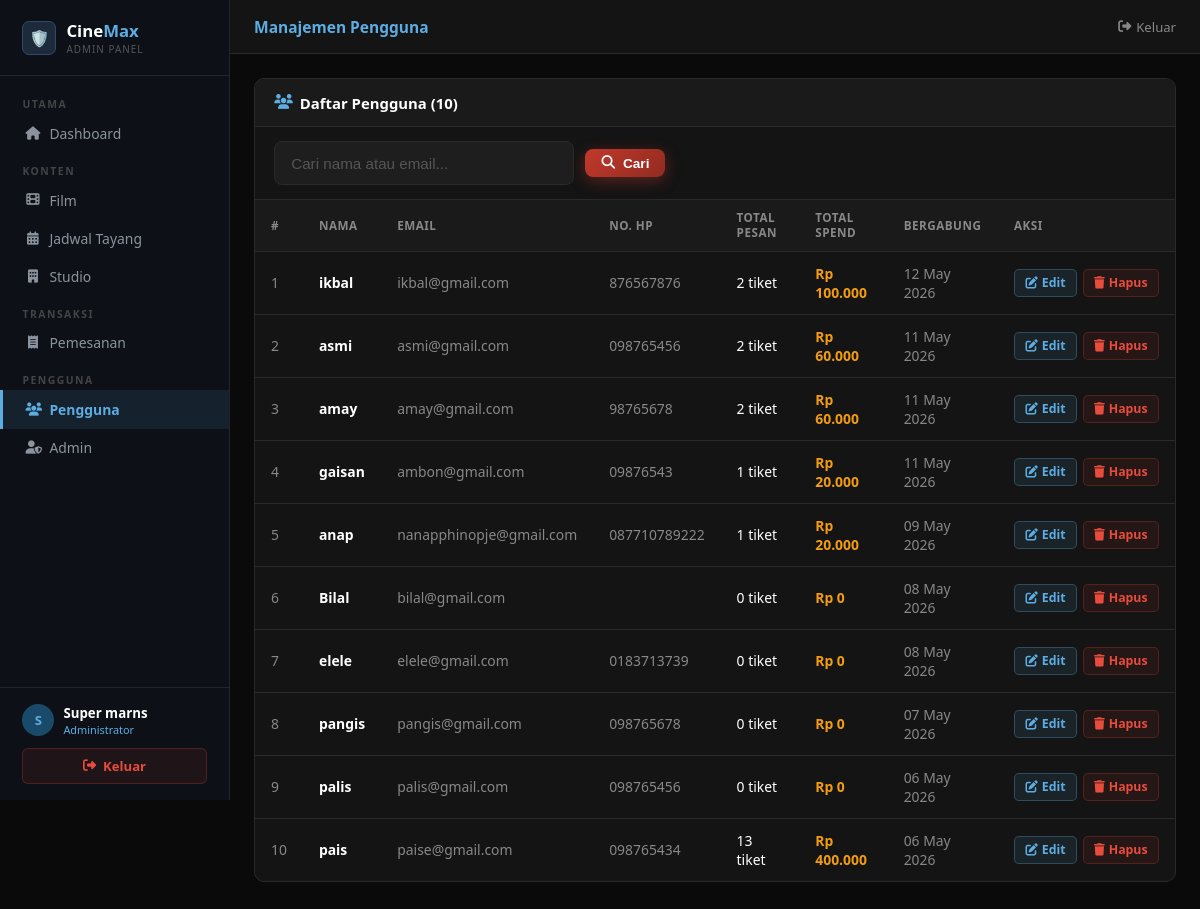
Screenshot of /bioskop/admin/users.php (signed in) with the database file from the repository.
### tables this page shows
CREATE TABLE `users` (
  `id` int(11) NOT NULL,
  `nama` varchar(100) NOT NULL,
  `email` varchar(100) NOT NULL,
  `password` varchar(255) NOT NULL,
  `no_hp` varchar(20) DEFAULT NULL,
  `created_at` timestamp NOT NULL DEFAULT current_timestamp()
);

### bioskop/admin/users.php (the view, shortened to what this page needs)
<?php
require_once '../config/database.php';
$cari  = trim($_GET['search'] ?? '');
$where = $cari ? "WHERE u.nama LIKE '%$cari%' OR u.email LIKE '%$cari%'" : "WHERE 1=1";
$daftar_user = $conn->query("
    SELECT u.*,
           COUNT(p.id) AS total_pesan,
           COALESCE(SUM(CASE WHEN p.status='confirmed' THEN p.total_harga ELSE 0 END), 0) AS total_spend
    FROM users u
    LEFT JOIN pemesanan p ON u.id = p.user_id
    $where
    GROUP BY u.id
    ORDER BY u.created_at DESC
");
include 'includes/header.php';
?>
<div class="box">
    <div class="box-header">
        <h3><i class="fas fa-users"></i> Daftar Pengguna (<?= $daftar_user->num_rows ?>)</h3>
    </div>
    <div class="filter-bar">
        <form method="GET" class="filter-form">
            <input type="text" name="search" class="form-control filter-input-xl"
                   placeholder="Cari nama atau email..." value="<?= htmlspecialchars($cari) ?>">
            <button type="submit" class="btn btn-primary btn-sm"><i class="fas fa-search"></i> Cari</button>
        </form>
    </div>
    <div class="tabel-wrap">
        <table class="tabel">
            <thead>
                <tr>
                    <th>#</th>
                    <th>Nama</th>
                    <th>Email</th>
                    <th>No. HP</th>
                    <th>Total Pesan</th>
                    <th>Total Spend</th>
                    <th>Bergabung</th>
                    <th>Aksi</th>
                </tr>
            </thead>
            <tbody>
                <?php $no = 1; while ($u = $daftar_user->fetch_assoc()): ?>
                <tr>
                    <td class="text-abu"><?= $no++ ?></td>
                    <td class="text-bold"><?= htmlspecialchars($u['nama']) ?></td>
                    <td class="text-abu"><?= htmlspecialchars($u['email']) ?></td>
                    <td class="text-abu"><?= htmlspecialchars($u['no_hp'] ?? '-') ?></td>
                    <td><?= $u['total_pesan'] ?> tiket</td>
                    <td class="text-kuning text-bold">Rp <?= number_format($u['total_spend'], 0, ',', '.') ?></td>
                    <td class="text-abu text-kecil"><?= date('d M Y', strtotime($u['created_at'])) ?></td>
                    <td>
                        <div class="aksi-group">
                            <a href="users.php?action=edit&id=<?= $u['id'] ?>" class="btn-edit"><i class="fas fa-edit"></i> Edit</a>
                            <a href="users.php?action=delete&id=<?= $u['id'] ?>" class="btn-hapus"
                               onclick="return confirm('Hapus pengguna <?= addslashes($u['nama']) ?>?')">
                                <i class="fas fa-trash"></i> Hapus
                            </a>
                        </div>
                    </td>
                </tr>
                <?php endwhile; ?>
            </tbody>
        </table>
    </div>
</div>
<?php include 'includes/footer.php'; ?>

### bioskop/assets/css/style.css (style rules this page uses)
:root { --primary: #c0392b; --primary-dark: #922b21; --primary-light: #e74c3c; --bg-dark: #0a0a0a; --bg-card: #141414; --bg-card2: #1a1a1a; --bg-input: #1e1e1e; --text-white: #ffffff; --text-gray: #aaaaaa; --text-light: #cccccc; --border: #2a2a2a; --border-red: #c0392b; --gold: #f39c12; --success: #27ae60; --shadow: 0 4px 20px rgba(192, 57, 43, 0.3); }
* { margin: 0; padding: 0; box-sizing: border-box; }
body { font-family: 'Segoe UI', Tahoma, Geneva, Verdana, sans-serif; background-color: var(--bg-dark); color: var(--text-white); min-height: 100vh; }
a { text-decoration: none; color: inherit; }
.btn { display: inline-flex; align-items: center; gap: 8px; padding: 0.7rem 1.5rem; border-radius: 8px; font-weight: 600; font-size: 0.95rem; cursor: pointer; border: none; transition: all 0.3s; text-decoration: none; }
.btn-primary { background: linear-gradient(135deg, var(--primary), var(--primary-dark)); color: white; box-shadow: 0 4px 15px rgba(192, 57, 43, 0.4); }
.btn-sm { padding: 0.4rem 1rem; font-size: 0.85rem; }
.form-control { width: 100%; padding: 0.8rem 1rem; background: var(--bg-input); border: 1px solid var(--border); border-radius: 8px; color: var(--text-white); font-size: 0.95rem; transition: all 0.3s; }
.form-control::placeholder { color: #555; }

### bioskop/assets/css/admin.css (style rules this page uses)
body { display: flex; flex-direction: column; min-height: 100vh; }
.box { background: #141414; border: 1px solid #2a2a2a; border-radius: 10px; overflow: hidden; margin-bottom: 1.5rem; }
.box-header { padding: 0.85rem 1.2rem; background: #1a1a1a; border-bottom: 1px solid #2a2a2a; display: flex; align-items: center; justify-content: space-between; }
.box-header h3 { font-size: 0.93rem; font-weight: 700; display: flex; align-items: center; gap: 7px; }
.box-header h3 i { color: #5dade2; }
.tabel { width: 100%; border-collapse: collapse; }
.tabel th { background: #1a1a1a; padding: 0.65rem 1rem; text-align: left; font-size: 0.73rem; font-weight: 700; color: #888; text-transform: uppercase; letter-spacing: 0.5px; border-bottom: 1px solid #2a2a2a; }
.tabel td { padding: 0.75rem 1rem; border-bottom: 1px solid #2a2a2a; font-size: 0.87rem; vertical-align: middle; }
.tabel tr:last-child td { border-bottom: none; }
.btn-edit, .btn-hapus, .btn-lihat { display: inline-flex; align-items: center; gap: 4px; padding: 0.28rem 0.65rem; border-radius: 5px; font-size: 0.77rem; font-weight: 600; border: 1px solid; cursor: pointer; text-decoration: none; transition: opacity 0.2s; }
.btn-edit { background: rgba(93,173,226,0.1); color: #5dade2; border-color: rgba(93,173,226,0.3); }
.btn-hapus { background: rgba(192,57,43,0.1); color: #e74c3c; border-color: rgba(192,57,43,0.3); }
.aksi-group { display: flex; gap: 0.35rem; }
.filter-bar { padding: 0.85rem 1.2rem; border-bottom: 1px solid #2a2a2a; display: flex; gap: 0.7rem; flex-wrap: wrap; align-items: center; }
.text-kuning { color: #f39c12; }
.text-abu { color: #888; }
.text-bold { font-weight: 700; }
.text-kecil { font-size: 0.81rem; }
.filter-input-xl { max-width: 300px; }
.filter-form { display: flex; gap: 0.7rem; flex-wrap: wrap; align-items: center; width: 100%; }
.tabel-wrap { overflow-x: auto; }

### rows the page displays
users: nama "ikbal", email "ikbal@gmail.com", no_hp "876567876", total_pesan "2", total_spend "100.000", created_at "12 May 2026"
users: nama "asmi", email "asmi@gmail.com", no_hp "098765456", total_pesan "2", total_spend "60.000", created_at "11 May 2026"
users: nama "amay", email "amay@gmail.com", no_hp "98765678", total_pesan "2", total_spend "60.000", created_at "11 May 2026"
users: nama "gaisan", email "ambon@gmail.com", no_hp "09876543", total_pesan "1", total_spend "20.000", created_at "11 May 2026"
users: nama "anap", email "nanapphinopje@gmail.com", no_hp "087710789222", total_pesan "1", total_spend "20.000", created_at "09 May 2026"
users: nama "Bilal", email "bilal@gmail.com", total_pesan "0", total_spend "0", created_at "08 May 2026"
users: nama "elele", email "elele@gmail.com", no_hp "0183713739", total_pesan "0", total_spend "0", created_at "08 May 2026"
users: nama "pangis", email "pangis@gmail.com", no_hp "098765678", total_pesan "0", total_spend "0", created_at "07 May 2026"
users: nama "palis", email "palis@gmail.com", no_hp "098765456", total_pesan "0", total_spend "0", created_at "06 May 2026"
users: nama "pais", email "paise@gmail.com", no_hp "098765434", total_pesan "13", total_spend "400.000", created_at "06 May 2026"

### other values shown
substr($_SESSION['admin_nama'] ?? 'A', 0, 1) "S"
$_SESSION['admin_nama'] "Super marns"
$pageTitle "Manajemen Pengguna"
$daftar_user->num_rows "10"
